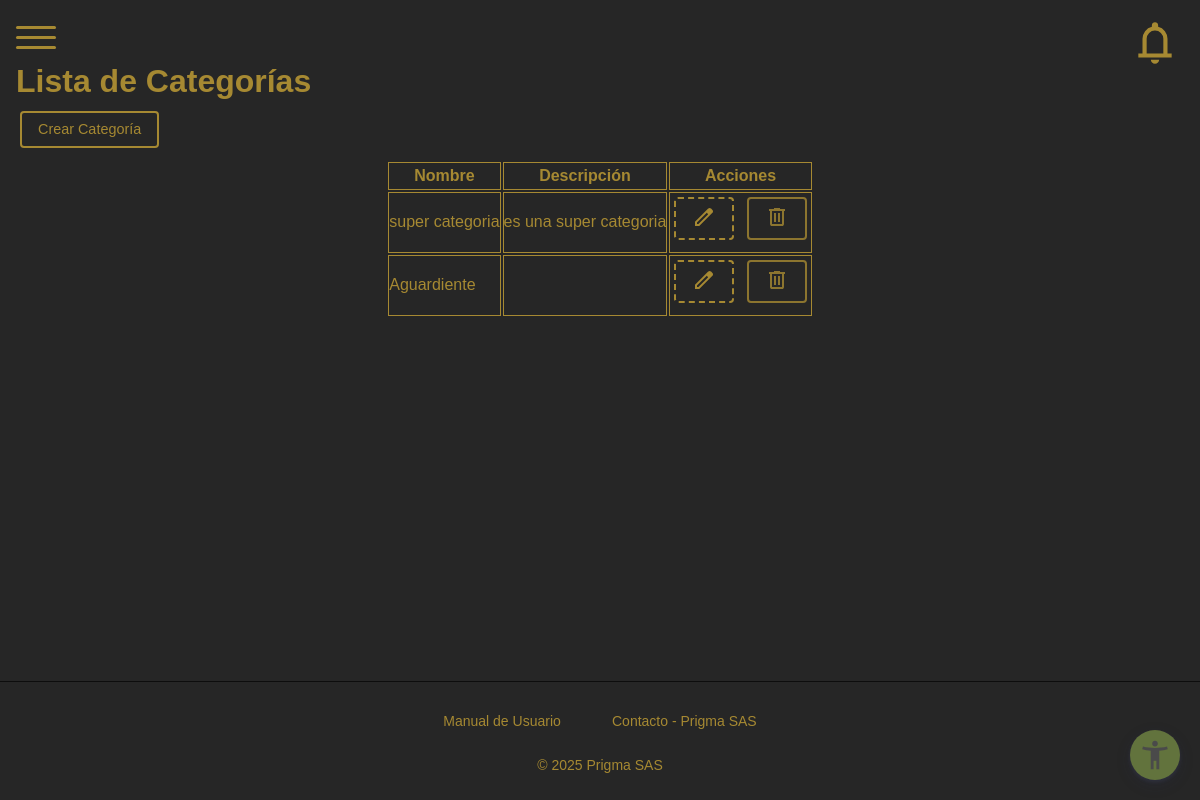
The page /adminD/categories/ (signed in) on the database its author committed.
### products/models.py (models this page shows, shortened)
class Categoria(models.Model):
    id_categoria = models.AutoField(primary_key=True)
    nombre_categoria = models.CharField(max_length=50, null=True, blank=True)
    descripcion = models.TextField(null=True, blank=True)
    class Meta:
        db_table = 'categoria'
        verbose_name = 'Categoría'
        verbose_name_plural = 'Categorías'

### products/views.py (the view)
# urls.py: path('adminD/categories/', views.CategoriasAdminView.as_view(), name='categories_admin'),
@method_decorator(permission_required('categories', 'ver'), name='dispatch')
class CategoriasAdminView(TemplateView):
    template_name = "admin/categories/categories.html"
    def get_context_data(self, **kwargs):
        context = super().get_context_data(**kwargs)
        context["categorias"] = Categoria.objects.all()
        return context

### roles/templatetags/roles_tags.py (called while the page is built)
@register.filter
def has_perm(user, perm_str):
    if not user.is_authenticated:
        return False
    if not hasattr(user, 'userprofile') or not user.userprofile.rol:
        return False
    try:
        modulo, accion = perm_str.split(',')
        modulo_obj = Module.objects.get(nombre=modulo)
        accion_obj = Action.objects.get(nombre=accion)
        return RolePermission.objects.filter(
            rol=user.userprofile.rol,
            modulo=modulo_obj,
            accion=accion_obj
        ).exists()
    except Exception:
        return False

### products/templates/admin/categories/categories.html (shortened to what this page needs)
{% extends 'base_admin.html' %}
{% load static %}
{% load roles_tags %}
{% block content %}
    <div class="container">
        <h1 class="my-4">Lista de Categorías</h1>
        {% if request.user|has_perm:"categories,crear" %}
            <a href="{% url 'products:categories_create_admin' %}" class="btn btn-success mb-3">Crear Categoría</a>
        {% endif %}
        <div class="table-contenedor">
            <div class="table-responsive">
                <table id="tabla-categorias" class="table table-striped">
                    <thead>
                        <tr>
                            <th class="col-1">Nombre</th>
                            <th class="col-2">Descripción</th>
                            <th>Acciones</th>
                        </tr>
                    </thead>
                    <tbody>
                        {% for categoria in categorias %}
                        <tr>
                            <td class="col-1">{{ categoria.nombre_categoria }}</td>
                            <td class="col-2">{{ categoria.descripcion }}</td>
                            <td>
                                {% if request.user|has_perm:"categories,editar" %}
                                    <a href="{% url 'products:categories_edit_admin' categoria.id_categoria %}" class="btn btn-sm btn-warning" title="Editar categoría"><img src="{% static 'img/icons/edit.svg' %}" alt="Editar"></a>
                                {% endif %}
                                {% if request.user|has_perm:"categories,eliminar" %}
                                    <a href="{% url 'products:categories_delete_admin' categoria.id_categoria %}" class="btn btn-sm btn-danger" title="Eliminar categoría"><img src="{% static 'img/icons/delete.svg' %}" alt="Eliminar"></a>
                                {% endif %}
                            </td>
                        </tr>
                        {% endfor %}
                    </tbody>
                </table>
            </div>
        </div>
    </div>
{% endblock %}

### static/css/main/admin/dashboard.css (style rules this page uses)
body { display: flex; flex-direction: column; margin: 0; font-family: sans-serif; height: 100vh; }
.container { max-width: 100%; }
.table { width: 100%; }
.table th, .table td { border: 1px solid var(--color-secondary) !important; }
.table-contenedor { display: flex; justify-content: center; }

### static/js/DataTables/datatables.css (style rules this page uses)
:root { --dt-row-selected: 13, 110, 253; --dt-row-selected-text: 255, 255, 255; --dt-row-selected-link: 9, 10, 11; --dt-row-stripe: 0, 0, 0; --dt-row-hover: 0, 0, 0; --dt-column-ordering: 0, 0, 0; --dt-header-align-items: center; --dt-html-background: white; }
:root { --dt-row-hover-alpha: 0.035; --dt-row-stripe-alpha: 0.023; --dt-column-ordering-alpha: 0.019; --dt-row-selected-stripe-alpha: 0.923; --dt-row-selected-column-ordering-alpha: 0.919; }

### static/css/_variables/_colors.css (style rules this page uses)
:root { --color-primary: #7d9250; --color-secondary: #4a4a4a; --color-dark: #a6502a; --color-light: #e5e5e5; --color-accent: #ffffff; --color-gray: #b1b1b1; --color-shadow: #c3d1a3; }
[data-theme="dark"] { --color-primary: #62733d; --color-secondary: #a68932; --color-dark: #bf452a; --color-light: #262626; --color-accent: #0d0d0d; --color-gray: #a68932; --color-shadow: #62733d; }

### static/css/_components/_buttons.css (style rules this page uses)
.btn { display: inline-block; padding: 0.5rem 1rem; margin: 0.25rem; max-width: 200px; min-width: 80px; border: 2px solid var(--color-secondary); border-radius: 4px; background-color: transparent; color: var(--color-secondary); text-decoration: none; text-align: center; font-weight: 500; font-size: 0.9rem; line-height: 1.2; cursor: pointer; transition: all 0.3s ease; box-sizing: border-box; white-space: nowrap; overflow: hidden; text-overflow: ellipsis; }
.btn-sm { padding: 0.375rem 0.75rem; font-size: 0.8rem; min-width: 60px; max-width: 150px; }
.btn-success { border-color: var(--color-secondary); color: var(--color-secondary); }
.btn-danger { border-color: var(--color-secondary); color: var(--color-secondary); opacity: 0.8; }
.btn-warning { border-color: var(--color-secondary); color: var(--color-secondary); border-style: dashed; }

### rows shown on the page
Categoria: nombre_categoria "super categoria", descripcion "es una super categoria"
Categoria: nombre_categoria "Aguardiente"
